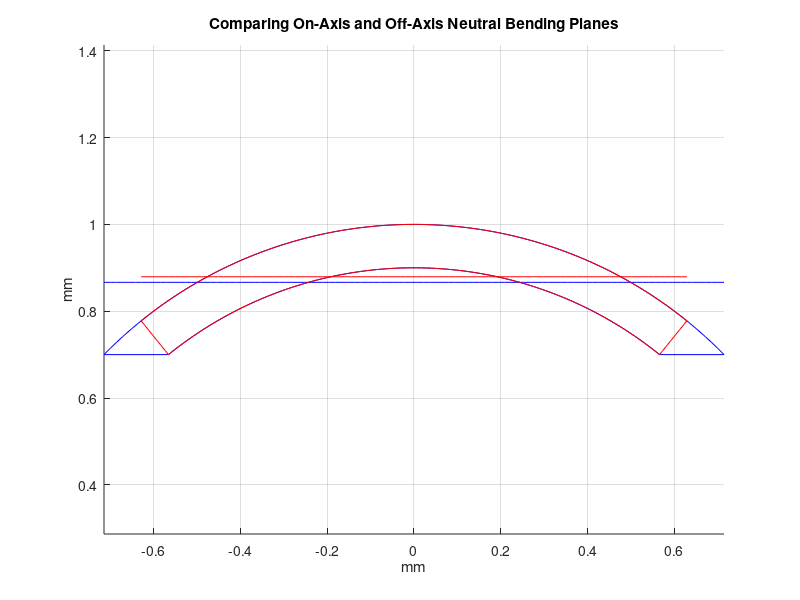

Reproduce this figure in MATLAB.
clc;clear;close all
%% Running script to find neutral bending plan of off axis cutting segment
ro = 1;
ri = 0.9;
g = 0.85*2*ro;

phio = 2*acos((g-ro)/ro);
phii = 2*acos((g-ro)/ri);

ybaro = 4*ro*sin(phio/2)^3/(3*(phio - sin(phio)));
ybari = 4*ri*sin(phii/2)^3/(3*(phii - sin(phii)));
Ao = ro^2*(phio - sin(phio))/2;
Ai = ri^2*(phii - sin(phii))/2;
A = Ao - Ai;
ybar = (Ao*ybaro - Ai*ybari)/A;

figure()
xo = linspace(-sin(phio/2)*ro,sin(phio/2)*ro,100);
xi = linspace(-sin(phii/2)*ri,sin(phii/2)*ri,100);
xinter1 = linspace(xo(1),xi(1),2);
xinter2 = linspace(xi(end),xo(end),2);
yo = sqrt(ro^2 - xo.^2);
yi = sqrt(ri^2 - xi.^2);
yinter1 = linspace(yo(1),yi(1),2);
yinter2 = linspace(yi(end),yo(end),2);
xbar = xo;
hold on
title("Comparing On-Axis and Off-Axis Neutral Bending Planes")
plot(xo,yo,'b')
plot(xi,yi,'b')
plot(xinter1,yinter1,'b',xinter2,yinter2,'b');
plot(xbar,ybar*ones(100,1),'b');
axis equal
grid on;
%% Running a script to find neutral bending plane of on axis cutting segment
phi = phii;
ro = 1;
ri = 0.9;
ybaro = 2*ro*sin(phi/2)/(3*phi/2);
ybari = 2*ri*sin(phi/2)/(3*phi/2);
Ao = phi/2*ro^2;
Ai = phi/2*ri^2;
A = Ao - Ai;
ybar = (Ao*ybaro - Ai*ybari)/A;

xo = linspace(-sin(phi/2)*ro,sin(phi/2)*ro,100);
xi = linspace(-sin(phi/2)*ri,sin(phi/2)*ri,100);
xinter1 = linspace(xo(1),xi(1),2);
xinter2 = linspace(xi(end),xo(end),2);
yo = sqrt(ro^2 - xo.^2);
yi = sqrt(ri^2 - xi.^2);
yinter1 = linspace(yo(1),yi(1),2);
yinter2 = linspace(yi(end),yo(end),2);
xbar = xo;
plot(xo,yo,'r')
plot(xi,yi,'r')
plot(xinter1,yinter1,'r',xinter2,yinter2,'r');
plot(xbar,ybar*ones(100,1),'r');
xlabel("mm")
ylabel("mm");
axis equal
grid on;